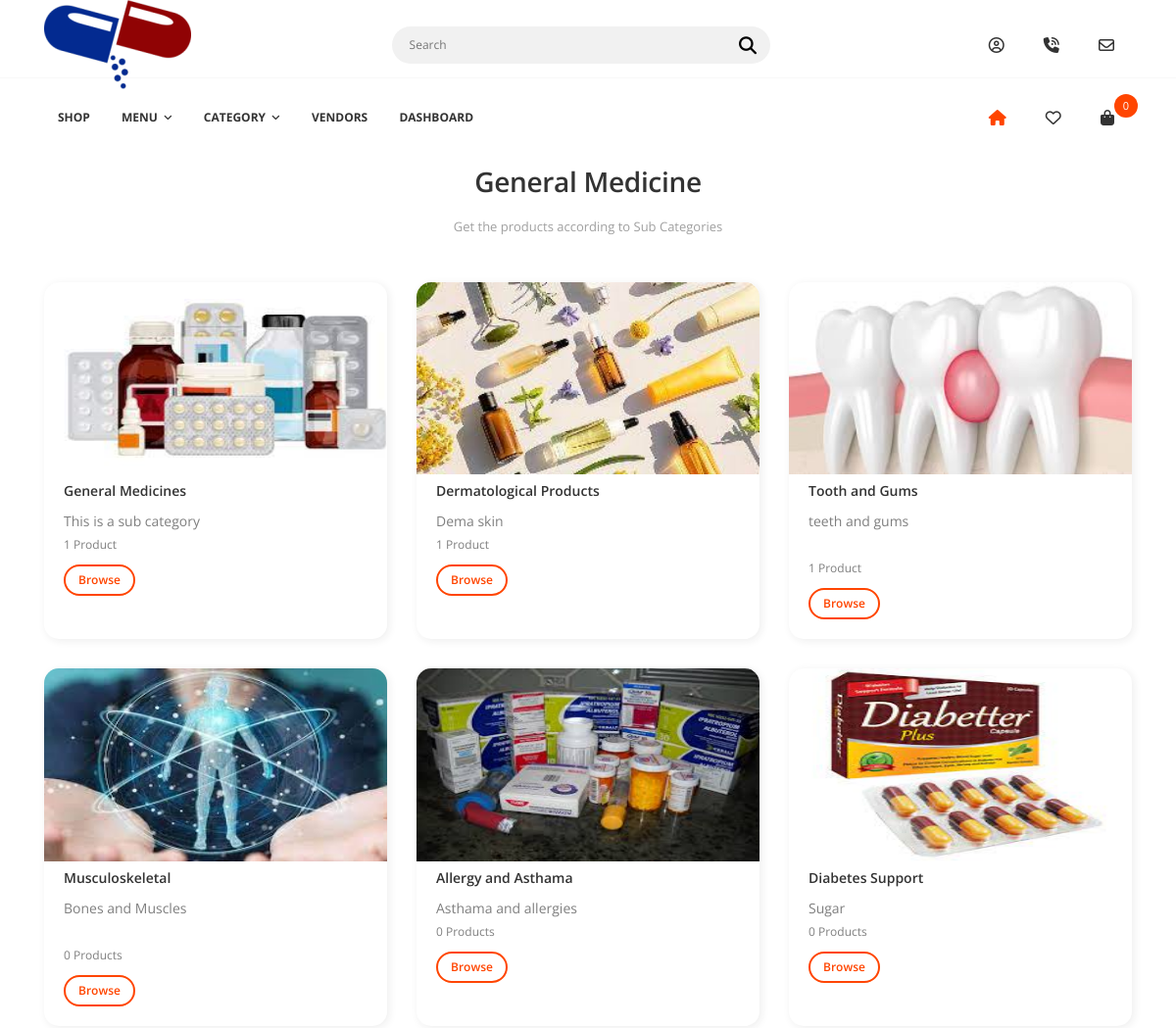
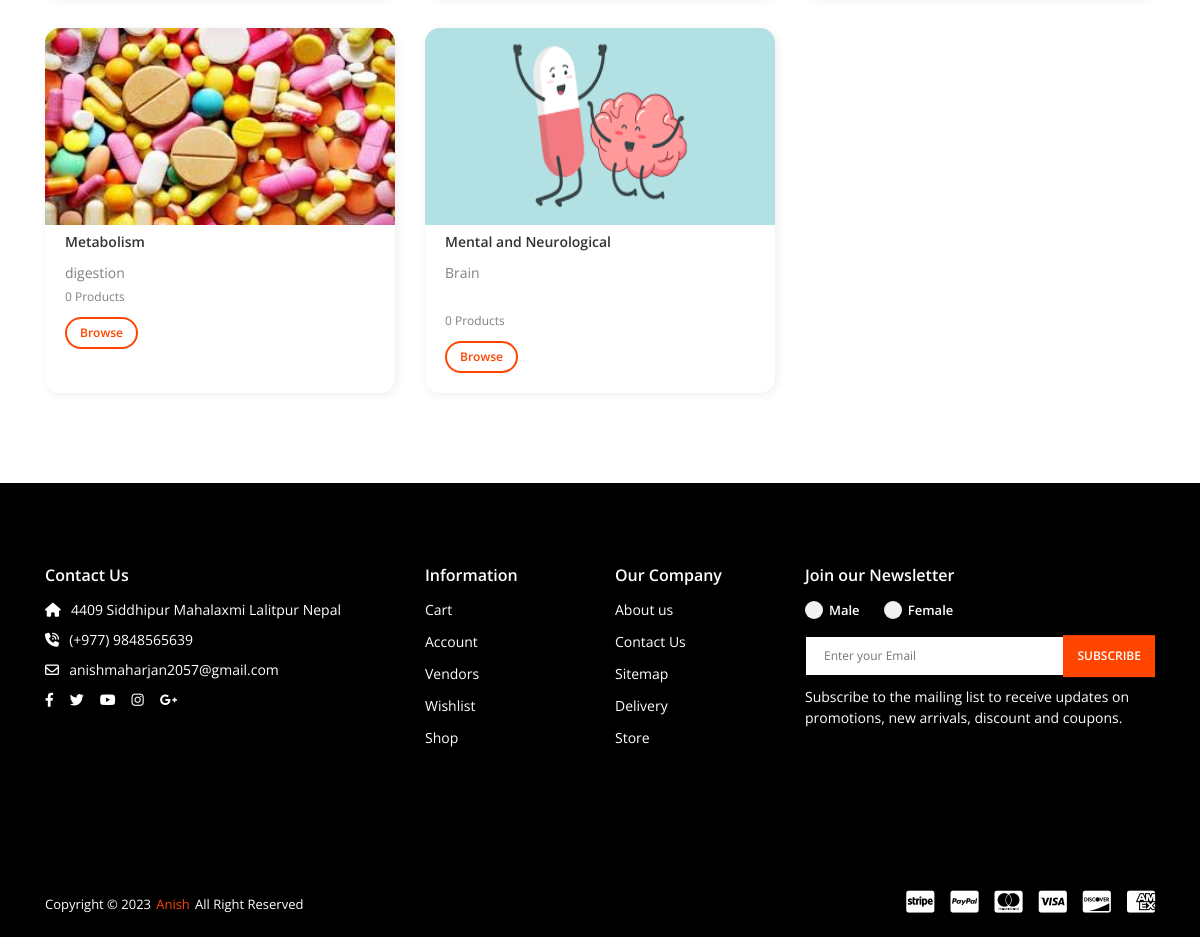
/category/cat3hed4545g5/, run on the app's committed database (2 pictures, top to bottom).
### core/models.py (models this page shows, shortened)
class Category(models.Model):
    cid = ShortUUIDField(unique=True, length=10, max_length=20, prefix="cat", alphabet="abcdefgh12345")
    user= models.ForeignKey(User, on_delete= models.SET_NULL, null=True)
    title = models.CharField(max_length=100, default="Medicine")
    subtitle = models.CharField(max_length=100, default="General Medicine", null=True)
    image = models.ImageField(upload_to=user_directory_path, default="category.jpg")
    description = RichTextUploadingField(null=True, blank=True, default="This is a category")
    class Meta:
        verbose_name_plural = "Categories"

class SubCategory(models.Model):
    scid = ShortUUIDField(unique=True, length=10, max_length=20, prefix="subcat", alphabet="abcdefgh12345")
    user= models.ForeignKey(User, on_delete= models.SET_NULL, null=True)
    category= models.ForeignKey(Category, on_delete= models.SET_NULL, null=True)
    title = models.CharField(max_length=100, default="General Medicines")
    image = models.ImageField(upload_to=user_directory_path, default="subcategory.jpg")
    description = RichTextUploadingField(null=True, blank=True, default="This is a sub category")
    class Meta:
        verbose_name_plural = "Sub-Categories"

### core/views.py (the view)
# urls.py: path('category/<cid>/', subcategory_list_view, name="subcategory-list"),
def subcategory_list_view(request, cid):
    category= Category.objects.get(cid= cid)
    subcategories= SubCategory.objects.filter(category= category)
    context = {
        "category": category,
        "subcategories": subcategories,
    }
    return render(request, 'core/subcategory-list.html', context)

### core/context_processor.py (called while the page is built)
def default(request):
    categories = Category.objects.all()
    subcategories = SubCategory.objects.all()
    listcategories = ListCategory.objects.all()
    products = Product.objects.all()
    try:
        address = Address.objects.get(user= request.user)
    except:
        address=None
    return{
        'categories': categories,
        'subcategories': subcategories,
        'listcategories': listcategories,
        'address': address,
        'products': products,
    }

### templates/core/subcategory-list.html
{% extends 'partials/base.html' %}
{% load static %}
{% block content %}
<div class="u-s-p-b-60">
    <div class="section__intro u-s-m-b-46">
        <div class="container">
            <div class="row">
                <div class="col-lg-12">
                    <div class="section__text-wrap">
                        <h1 class="section__heading u-c-secondary u-s-m-b-12">{{category.title}}</h1>
                        <span class="section__span u-c-silver">Get the products according to Sub Categories</span>
                    </div>
                </div>
            </div>
        </div>
    </div>
    <div class="section__content">
        <div class="container">
            <div class="row">
                {% for s in subcategories %}
                    <div class="col-lg-4 col-md-6 u-s-m-b-30">
                        <div class="bp-mini bp-mini--img u-h-100">
                            <div class="bp-mini__thumbnail">
                            <a class="aspect aspect--bg-grey aspect--1366-768 u-d-block" href="{% url 'core:subcategory-product-list' s.scid %}">
                                <img class="aspect__img" src="{{ s.image.url }}" alt=""></a>
                            </div>
                            <div class="bp-mini__content">
                                <span class="bp-mini__h1">
                                    <a href="blog-detail.html">{{s.title}}</a>
                                </span>
                                <p class="bp-mini__p">{{ s.description| truncatewords:50| safe }}</p>
                                <p class="bp-mini__p">{{ s.subcategory.count }} Product{{s.subcategory.count| pluralize}}</p>
                                <div class="blog-t-w">
                                    <a class="gl-tag btn--e-transparent-hover-brand-b-2" href="{% url 'core:subcategory-product-list' s.scid %}">Browse</a>
                                </div>
                            </div>
                        </div>
                    </div>
                {% endfor %}
            </div>
        </div>
    </div>
</div>
{% endblock content %}

### data on the page
Category: title "General Medicine"
SubCategory: image (picture), title "General Medicines", description "This is a sub category", subcategory.count "1"
SubCategory: image (picture), title "Dermatological Products", description "Dema skin", subcategory.count "1"
SubCategory: image (picture), title "Tooth and Gums", description "teeth and gums", subcategory.count "1"
SubCategory: image (picture), title "Musculoskeletal", description "Bones and Muscles", subcategory.count "0", subcategory.count|pluralize "s"
SubCategory: image (picture), title "Allergy and Asthama", description "Asthama and allergies", subcategory.count "0", subcategory.count|pluralize "s"
SubCategory: image (picture), title "Diabetes Support", description "Sugar", subcategory.count "0", subcategory.count|pluralize "s"
SubCategory: image (picture), title "Metabolism", description "digestion", subcategory.count "0", subcategory.count|pluralize "s"
SubCategory: image (picture), title "Mental and Neurological", description "Brain", subcategory.count "0", subcategory.count|pluralize "s"

### other printed values
{{ request.session.cart_data_obj|length }} "0"
